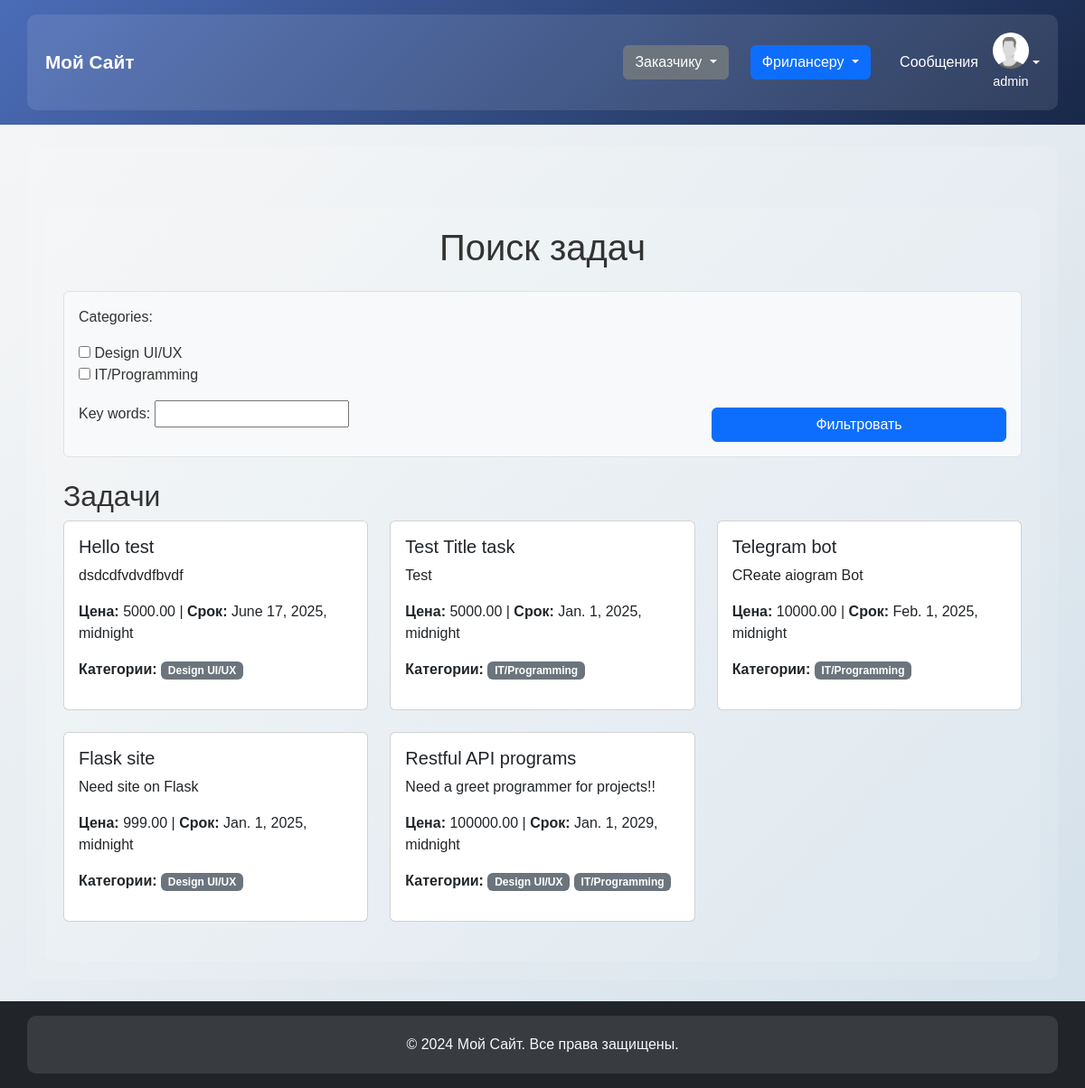
Page /project/search/ (signed in) on the committed database.
### MySite/models.py (models this page shows, shortened)
class CustomUser(AbstractUser):
    ROLE_CHOICES = (
        ('customer', 'Customer'),
        ('executor', 'Executor'),
    )
    role = models.CharField(max_length=10, choices=ROLE_CHOICES, default='customer')
    user_permissions = models.ManyToManyField(
        'auth.Permission',
        related_name='customuser_permissions',  # Устанавливаем уникальное имя для связи
        blank=True
    )
    groups = models.ManyToManyField(
        'auth.Group',
        related_name='customuser_groups',  # Уникальное имя для связи
        blank=True
    )

class Task(models.Model):
    STATUS_CHOICES = [
        ('active', 'Активный'),
        ('inactive', 'Неактивный'),
        ('in_progress', 'В работе'),
        ('completed', 'Завершён'),
    ]
    customer = models.ForeignKey(CustomUser, on_delete=models.CASCADE, related_name="tasks")
    executor = models.ForeignKey(CustomUser, on_delete=models.CASCADE, related_name="tasks_on_work", null=True)
    categories = models.ManyToManyField(Category, default="Not have categories", related_name="task_category")
    key_words = models.CharField(max_length=50, help_text='specialization')
    title = models.CharField(max_length=100, help_text="Name of the task")
    description = models.TextField(help_text="Description of your task")
    price = models.DecimalField(max_digits=10, decimal_places=2, help_text="Price")
    deadline = models.DateTimeField(help_text="Your deadline")
    create_at = models.DateTimeField(auto_now_add=True, help_text='Created time')
    status = models.CharField(
        max_length=20,
        choices=STATUS_CHOICES,
        default='active',
        help_text="status of task"
    )

class Category(models.Model):
    name = models.CharField(max_length=50, unique=True)
    def __str__(self):
        return self.name

### MySite/views.py (the view)
# urls.py: path('project/search/', search_task, name='project_search'),
@login_required
def search_task(request):
    form = TaskFilterForm(request.GET)
    tasks = Task.objects.all()
    if form.is_valid():
        categories = form.cleaned_data.get('categories')
        if categories:
            tasks = tasks.filter(categories__in=categories).distinct()
        key_words = form.cleaned_data.get('key_words')
        if key_words:
            tasks = tasks.filter(key_words__icontains=key_words)
    return render(request, 'mysite/search_task.html', {'form': form, 'tasks': tasks})

### MySite/forms.py
class TaskFilterForm(forms.Form):
    categories = forms.ModelMultipleChoiceField(queryset=Category.objects.all(), widget=forms.CheckboxSelectMultiple,
                                                required=False)
    key_words = forms.CharField(max_length=100, required=False)

### templates/mysite/search_task.html (shortened to what this page needs)
{% extends "mysite/base.html" %}
{% block content %}
<div class="container mt-5">
    <h1 class="text-center mb-4">Поиск задач</h1>
    <form method="get" class="mb-4 p-3 border rounded bg-light">
        <div class="row">
            <div class="col-md-8">
                {{ form.as_p }}
            </div>
            <div class="col-md-4 d-flex align-items-end">
                <button type="submit" class="btn btn-primary w-100">Фильтровать</button>
            </div>
        </div>
    </form>
    <h2>Задачи</h2>
    <div class="row">
        {% for task in tasks %}
        <div class="col-md-4 mb-4">
            <div class="card">
                <div class="card-body">
                    <h5 class="card-title">
                        <a href="{% url 'mysite:detail_task' task.id %}" class="text-decoration-none text-dark">
                            {{ task.title }}</a>
                    </h5>
                    <p class="card-text">{{ task.description }}</p>
                    <p><strong>Цена:</strong> {{ task.price }} | <strong>Срок:</strong> {{ task.deadline }}</p>
                    <p><strong>Категории:</strong>
                        {% for category in task.categories.all %}
                        <span class="badge bg-secondary">{{ category.name }}</span>
                        {% endfor %}
                    </p>
                </div>
            </div>
        </div>
        {% empty %}
        <p class="text-center">Задачи не найдены.</p>
        {% endfor %}
    </div>
</div>
{% endblock %}

### templates/mysite/base.html (shortened to what this page needs)
<!DOCTYPE html>
<html lang="en">
<head>
    <link href="https://stackpath.bootstrapcdn.com/bootstrap/5.3.0/css/bootstrap.min.css" rel="stylesheet">
    <link
            href="https://cdn.jsdelivr.net/npm/bootstrap@5.3.0/dist/css/bootstrap.min.css"
            rel="stylesheet">
    {% load static %}
</head>
<body>
{% block header %}
<header class="py-3" style="background: linear-gradient(135deg, #4b6cb7 0%, #182848 100%);">
    <div class="container">
        <nav class="navbar navbar-expand-lg p-0">
            <div class="container-fluid p-0">
                <a class="navbar-brand text-white fw-bold" href="/" style="font-size: 1.3rem;">Мой Сайт</a>
                <div class="d-flex ms-auto align-items-center gap-3">
                    <div class="dropdown me-2">
                        <button
                                class="btn btn-secondary dropdown-toggle"
                                type="button"
                                id="customerDropdown"
                                data-bs-toggle="dropdown"
                                aria-expanded="false"
                                style="font-size: 1rem;">
                            Заказчику
                        </button>
                    </div>
                    <div class="dropdown me-2">
                        <button
                                class="btn btn-primary dropdown-toggle"
                                type="button"
                                id="freelancerDropdown"
                                data-bs-toggle="dropdown"
                                aria-expanded="false"
                                style="font-size: 1rem;">
                            Фрилансеру
                        </button>
                    </div>
                    {% if request.user.is_authenticated %}
                    <a href="{% url 'mysite:dialog_list' %}" class="text-white text-decoration-none d-flex align-items-center gap-2" style="font-size: 1rem;">
                         Сообщения
                    </a>
                    <div class="dropdown">
                        <a
                                href="{% url 'mysite:profile' request.user.username %}"
                                class="d-flex align-items-center text-decoration-none dropdown-toggle"
                                id="profileDropdown"
                                data-bs-toggle="dropdown"
                                aria-expanded="false">
                            <div class="text-center">
                                <img
                                        src="{% static 'images/avatar.png' %}"
                                        alt="Фото профиля"
                                        class="rounded-circle"
                                        width="40"
                                        height="40">
                                <p class="mt-1 mb-0" style="font-size: 0.9rem;">{{ request.user.username }}</p>
                            </div>
                        </a>
                    </div>
                    {% else %}
                    <a class="text-white text-decoration-none d-flex align-items-center" href="/login"
                       style="font-size: 1rem;">
                        Вход
                    </a>
                    {% endif %}
                </div>
            </div>
        </nav>
    </div>
</header>
{% endblock %}
<main class="container my-4">
    {% block content %}{% endblock %}
</main>
<footer class="bg-dark text-center text-light py-3">
    <div class="container text-center">
        © 2024 Мой Сайт. Все права защищены.
    </div>
</footer>
</body>
</html>

### templates/mysite/base.html (style rules this page uses)
body { background: linear-gradient(135deg, #f7f7f7 0%, #d3e0ea 100%); color: #333; min-height: 100vh; font-family: 'Arial', sans-serif;; }
.container { background: rgba(255, 255, 255, 0.1); padding: 20px; border-radius: 10px; }
a { color: #fff; }

### rows in the picture
CustomUser: user.username "admin"
Task: title "Hello test", description "dsdcdfvdvdfbvdf", price "5000.00", deadline "June 17, 2025, midnight"
Category: name "Design UI/UX"
Task: title "Test Title task", description "Test", price "5000.00", deadline "Jan. 1, 2025, midnight"
Category: name "IT/Programming"
Task: title "Telegram bot", description "CReate aiogram Bot", price "10000.00", deadline "Feb. 1, 2025, midnight"
Task: title "Flask site", description "Need site on Flask", price "999.00", deadline "Jan. 1, 2025, midnight"
Task: title "Restful API programs", description "Need a greet programmer for projects!!", price "100000.00", deadline "Jan. 1, 2029, midnight"
